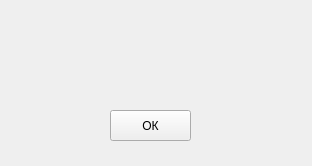
<?xml version="1.0" encoding="UTF-8"?>
<ui version="4.0">
 <class>Notification</class>
 <widget class="QWidget" name="Notification">
  <property name="geometry">
   <rect>
    <x>0</x>
    <y>0</y>
    <width>312</width>
    <height>166</height>
   </rect>
  </property>
  <property name="windowTitle">
   <string>Form</string>
  </property>
  <widget class="QLabel" name="messageLabel">
   <property name="geometry">
    <rect>
     <x>20</x>
     <y>40</y>
     <width>261</width>
     <height>31</height>
    </rect>
   </property>
   <property name="font">
    <font>
     <pointsize>16</pointsize>
    </font>
   </property>
   <property name="text">
    <string/>
   </property>
   <property name="alignment">
    <set>Qt::AlignCenter</set>
   </property>
  </widget>
  <widget class="QPushButton" name="okButton">
   <property name="geometry">
    <rect>
     <x>110</x>
     <y>110</y>
     <width>81</width>
     <height>31</height>
    </rect>
   </property>
   <property name="text">
    <string>ОК</string>
   </property>
  </widget>
 </widget>
 <resources/>
 <connections/>
</ui>
